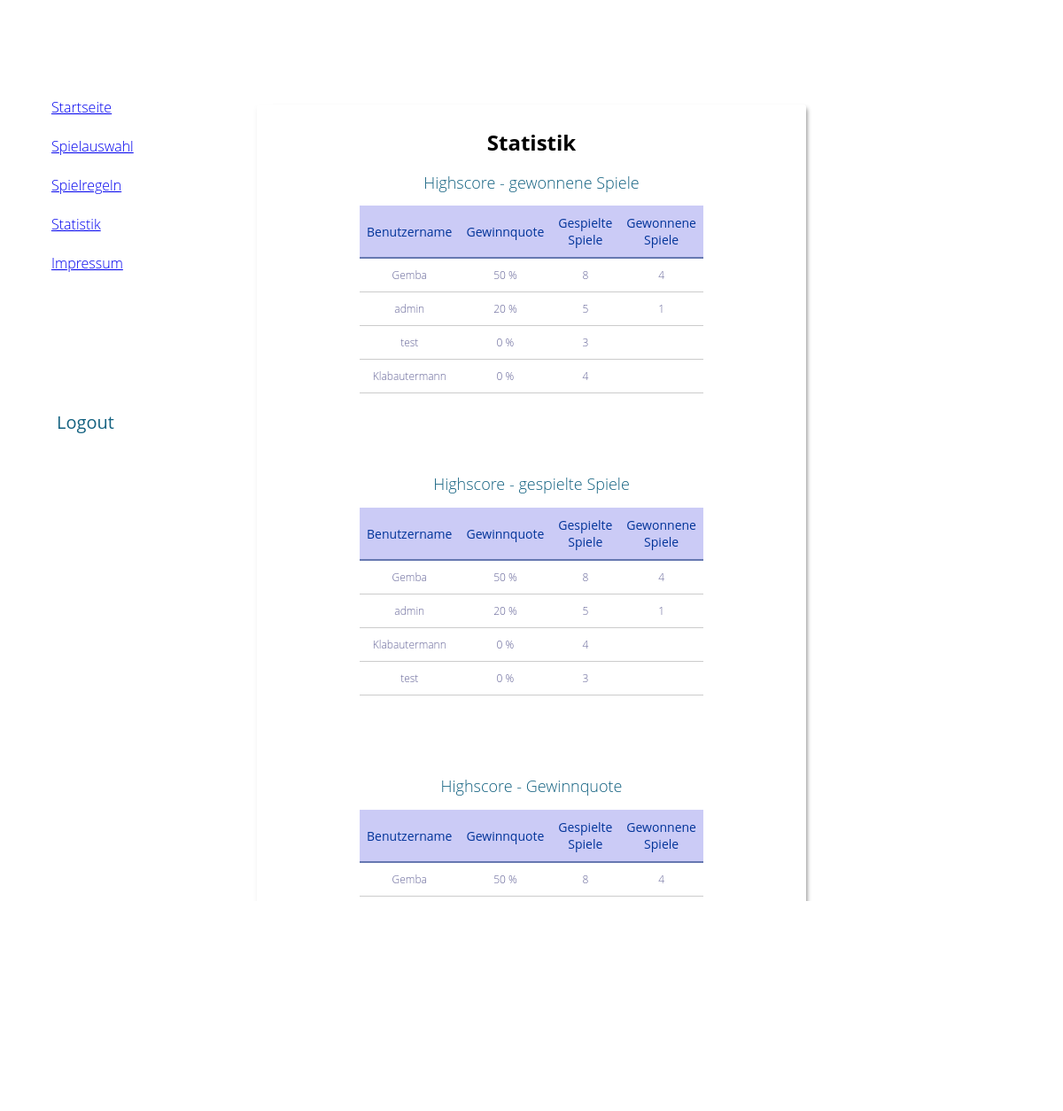
/Website/Statistik.php (signed in), run on the app's committed database.
### tables this page shows
CREATE TABLE IF NOT EXISTS `Benutzer` (
`ID` int(11) NOT NULL AUTO_INCREMENT,
  `Benutzername` varchar(40) NOT NULL,
  `Password` varchar(64) NOT NULL,
  `Email` varchar(40) NOT NULL,
   PRIMARY KEY (`ID`),
   UNIQUE KEY `UNIQUE_NAME` (`Benutzername`),
   UNIQUE KEY `UNIQUE_EMAIL` (`Email`)
);

### Website/Statistik.php (the view, shortened to what this page needs)
<!doctype html>
<html>
	<head>
		<link rel="stylesheet" type="text/css" href="stylesheets/stylesheet.css">
	</head>
	<body>
	<div id="hamburgercontainer" class='hamburger'>
			<a class='menuContent' href="Startseite.php">Startseite</a></br></br>
			<a class='menuContent' href="Spielauswahl.php">Spielauswahl</a></br></br>
			<a class='menuContent' href="Spielregeln.php">Spielregeln</a></br></br>
			<a class='menuContent' href="Statistik.php">Statistik</a></br></br>
			<a class='menuContent' href="Impressum.php">Impressum</a></br></br></br></br></br></br></br></br>
			<form action="PHP/Logout.php" method="post">
			<button id="Logoff" class="button menuContent" type='submit'>Logout</button>
			</form>
	</div>
<?php
$dbh = new PDO('mysql:host=localhost;dbname=SchiffeVersenken', 'root', '');
$rank = $dbh->query("Select (GewonneneSpiele/GespielteSpiele) as Gewinnquote, a.Benutzername,a.gespielteSpiele as GespielteSpiele,
b.gewonneneSpiele as GewonneneSpiele
from highscore_gespielte_spiele a left outer join highscore_gewonnene_spiele b
on a.Benutzername=b.Benutzername order by GewonneneSpiele desc
;")->fetchAll();
?>
	<div id="page-wrapper" class="minimalisticTable">
		<h1>Statistik</h1>
			<h2 class="designHeader">Highscore - gewonnene Spiele</h2>
			<table class="statistikTable">
				<tr>
					<th>Benutzername</th>
					<th>Gewinnquote</th>
					<th>Gespielte Spiele</th>
					<th>Gewonnene Spiele</th>
				</tr>
<?php
	foreach($rank as $row) {
		$benutzer=$row["Benutzername"];
		$gespielteSpiele=$row["GespielteSpiele"];
		$gewonneneSpiele=$row["GewonneneSpiele"];
		$gewinnquote=$row["Gewinnquote"]*100  . ' %';
		?>
		<tr>
			<td><?php echo $benutzer ?></td>
			<td><?php echo $gewinnquote ?></td>
			<td><?php echo $gespielteSpiele ?></td>
			<td><?php echo $gewonneneSpiele ?></td>
		</tr>
		<?php
	}
?>
			</table>
<?php
$dbh = new PDO('mysql:host=localhost;dbname=SchiffeVersenken', 'root', '');
$rank = $dbh->query("Select (GewonneneSpiele/GespielteSpiele) as Gewinnquote, a.Benutzername,a.gespielteSpiele as GespielteSpiele,
b.gewonneneSpiele as GewonneneSpiele
from highscore_gespielte_spiele a left outer join highscore_gewonnene_spiele b
on a.Benutzername=b.Benutzername order by GespielteSpiele desc
;")->fetchAll();
?>
			<h2 class="designHeader">Highscore - gespielte Spiele</h2>
			<table class="statistikTable">
				<tr>
					<th>Benutzername</th>
					<th>Gewinnquote</th>
					<th>Gespielte Spiele</th>
					<th>Gewonnene Spiele</th>
				</tr>
<?php
	foreach($rank as $row) {
		$benutzer=$row["Benutzername"];
		$gespielteSpiele=$row["GespielteSpiele"];
		$gewonneneSpiele=$row["GewonneneSpiele"];
		$gewinnquote=$row["Gewinnquote"]*100  . ' %';
		?>
		<tr>
			<td><?php echo $benutzer ?></td>
			<td><?php echo $gewinnquote ?></td>
			<td><?php echo $gespielteSpiele ?></td>
			<td><?php echo $gewonneneSpiele ?></td>
		</tr>
		<?php
	}
?>
			</table>
<?php
$dbh = new PDO('mysql:host=localhost;dbname=SchiffeVersenken', 'root', '');
$rank = $dbh->query("Select (GewonneneSpiele/GespielteSpiele) as Gewinnquote, a.Benutzername,a.gespielteSpiele as GespielteSpiele,
b.gewonneneSpiele as GewonneneSpiele
from highscore_gespielte_spiele a left outer join highscore_gewonnene_spiele b
on a.Benutzername=b.Benutzername order by Gewinnquote desc
;")->fetchAll();
?>
			<h2 class="designHeader">Highscore - Gewinnquote</h2>
			<table class="statistikTable">
				<tr>
					<th>Benutzername</th>
					<th>Gewinnquote</th>
					<th>Gespielte Spiele</th>
					<th>Gewonnene Spiele</th>
				</tr>
<?php
	foreach($rank as $row) {
		$benutzer=$row["Benutzername"];
		$gespielteSpiele=$row["GespielteSpiele"];
		$gewonneneSpiele=$row["GewonneneSpiele"];
		$gewinnquote=$row["Gewinnquote"]*100  . ' %';
		?>
		<tr>
			<td><?php echo $benutzer ?></td>
			<td><?php echo $gewinnquote ?></td>
			<td><?php echo $gespielteSpiele ?></td>
			<td><?php echo $gewonneneSpiele ?></td>
		</tr>
		<?php
	}
?>
			</table>
	</div>
	</body>
</html>

### Website/stylesheets/stylesheet.css (style rules this page uses)
html { font-family: "Open Sans", sans-serif; font-weight: 300; }
body { background: url("../resources/titelbild.jpg") no-repeat center center fixed; background-size: cover; -webkit-background-size: cover; -moz-background-size: cover; -o-background-size: cover; }
#page-wrapper { background-color: white; width: 600px; margin-left: auto; margin-right: auto; margin-top: 10%; padding: 10px; box-shadow: 1px 4px 5px #888888; border-radius: 3px; text-align: center; }
#hamburgercontainer { float:left; margin-left: -250px; margin-right: auto; margin-top: -50px; margin-bottom: -50px; top: 0px; position: fixed; height: 120%; width: 300px; background-color: rgba(255, 255, 255, .8); padding: 10px; border-radius: 5px; transition: margin-left 0.5s ease-in-out; }
.menuContent { margin-left: 60px; margin-right: auto; margin-top: 150px; margin-bottom: 50px; position: fixed; transition: margin-left 0.5s ease-in-out; }
.minimalisticTable { font-size: 12px; background: #fff; margin: 45px; padding: 50px; width: 480px; border-collapse: collapse; text-align: left; }
.minimalisticTable th { font-size: 14px; font-weight: normal; background-color:hsla(240,70%,70%,0.4); color: #039; padding: 10px 8px; border-bottom: 2px solid #6678b1; }
.minimalisticTable td { border-bottom: 1px solid #ccc; color: #669; padding: 6px 8px; }
.statistikTable { margin: auto; margin-bottom: 15%; }
.designHeader { border: none; font-weight: 300; color: #146281; }
button { border: none; font-size: 20px; font-family: "Open Sans"; font-weight: 500; color: #146281; background: none; transition: all .2s ease; }
table, th, td { border: none; padding: 0; margin: 0; }
table { border-collapse: collapse; }
td { width: 25px; height: 25px; padding: 1px; text-align: center; }

### data on the page
benutzer: Benutzername "Gemba", gewinnquote "50 %", gespielteSpiele "8", gewonneneSpiele "4"
benutzer: Benutzername "admin", gewinnquote "20 %", gespielteSpiele "5", gewonneneSpiele "1"
benutzer: Benutzername "test", gewinnquote "0 %", gespielteSpiele "3"
benutzer: Benutzername "Klabautermann", gewinnquote "0 %", gespielteSpiele "4"
